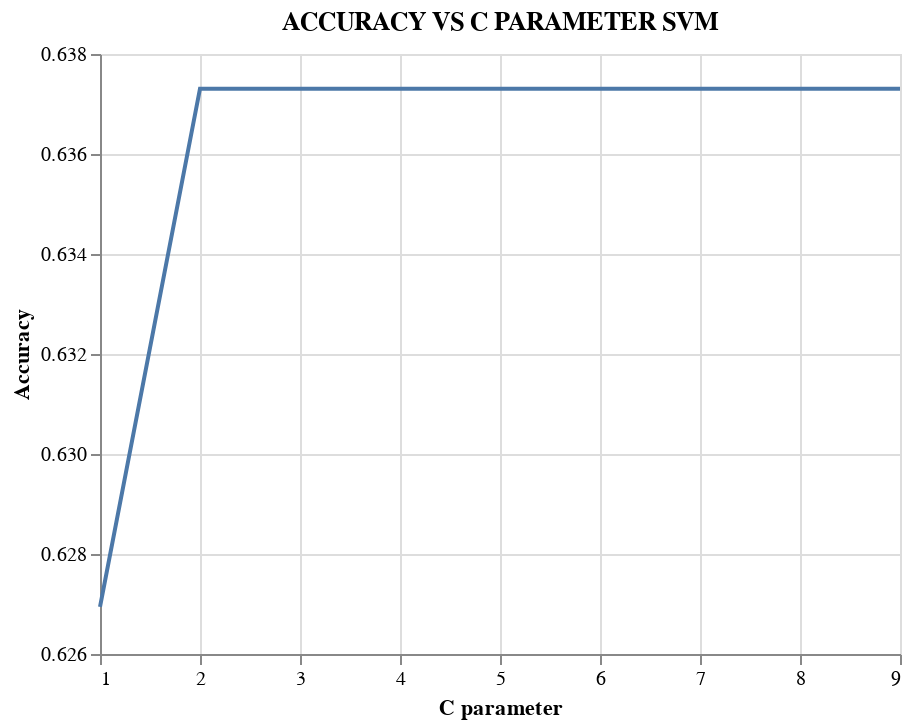

Notebook code cell kept with this figure:
### Code cell
alt.Chart(svm_class).mark_line().encode(
    alt.X("C parameter", scale= alt.Scale(zero=False)),
    alt.Y("Accuracy", scale= alt.Scale(zero=False))
).properties(
    title="ACCURACY VS C PARAMETER SVM"
)

### Figure 1 — Vega-Lite specification as saved in the notebook (floating-point values rounded to 4 significant figures)
{"config": {"view": {"continuousWidth": 400, "continuousHeight": 300}}, "data": {"name": "data-e21b65a8067b6a037d78221da10e9a15"}, "mark": "line", "encoding": {"x": {"field": "C parameter", "scale": {"zero": false}, "type": "quantitative"}, "y": {"field": "Accuracy", "scale": {"zero": false}, "type": "quantitative"}}, "title": "ACCURACY VS C PARAMETER SVM", "$schema": "https://vega.github.io/schema/vega-lite/v4.17.0.json", "datasets": {"data-e21b65a8067b6a037d78221da10e9a15": [{"C parameter": 1, "Accuracy": 0.6269}, {"C parameter": 2, "Accuracy": 0.6373}, {"C parameter": 3, "Accuracy": 0.6373}, {"C parameter": 4, "Accuracy": 0.6373}, {"C parameter": 5, "Accuracy": 0.6373}, {"C parameter": 6, "Accuracy": 0.6373}, {"C parameter": 7, "Accuracy": 0.6373}, {"C parameter": 8, "Accuracy": 0.6373}, {"C parameter": 9, "Accuracy": 0.6373}]}}
